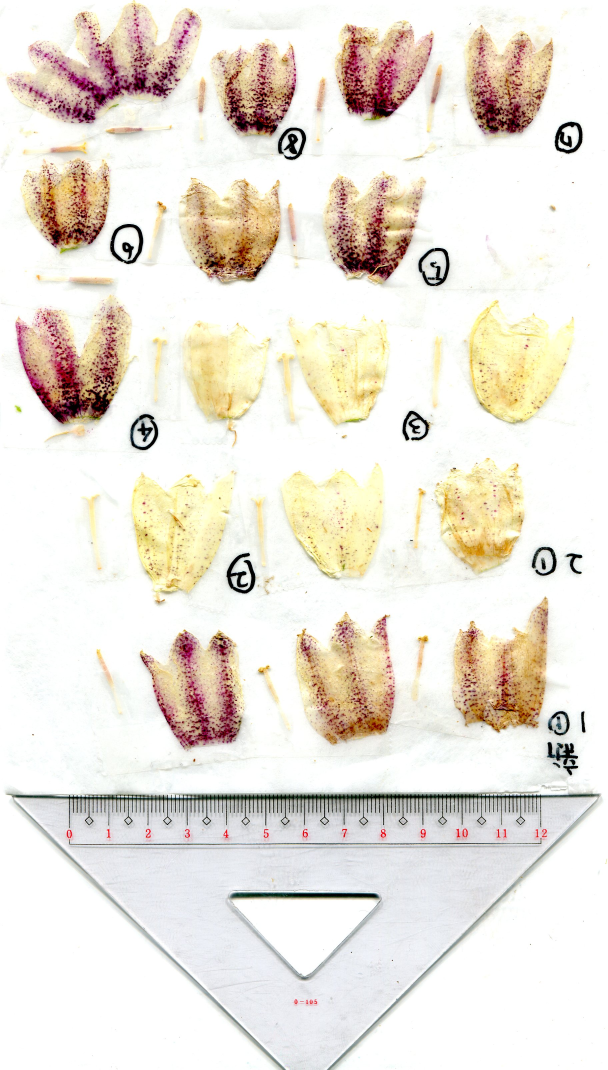
#> input picture shimahotarubukuro/niijima/niijima1~2.jpg, 1824 x 3209 px (shown at 1/3 size)
$ python -i register_iphone_masks.py   (imports and definitions only)
#> lines starting #> are read from the running program, lines starting #| are printed output that depends on the picture; after the words box and inside, x2 and y2 are one past the last pixel; in counts of white or black regions, pixels touching at a corner belong together
### src/shimaflora/measurement/remeasure_medial.py
#!/usr/bin/env python3
"""Re-measure corolla length/width/area straight from the reviewed corolla ROI.

Motivation
----------
The existing flat-trait orientation rotates the silhouette's longest (PCA) axis
to vertical and calls that "length". For opened, flattened corollas the longest
silhouette dimension is the lobe-to-lobe spread, so length and width come out
swapped. Per-flower symmetry/axis searches, in turn, are fragile on torn or
asymmetric silhouettes.

This module measures directly from the accepted corolla mask (the ROI). It fits
the minimum-area oriented bounding box to the mask and reads:
- corolla length  : the box side nearer vertical (specimens are mounted tube-up)
- corolla width   : the other box side
- corolla area    : filled mask area

The result depends only on the ROI shape, so it is stable and reproducible. The
ROI itself is repaired first when an outline was left hollow or open (see
``_solid_roi``); such reconstructions are flagged in the QC column.

Half-folded (2.5-lobe) vs fully-open (5-lobe) is taken from a reviewed
ground-truth table, not auto-detected. To compare both on one basis, folded
individuals also get full-flower-equivalent columns (width x2, area x2).
"""
from __future__ import annotations

import argparse
import csv
import math
from pathlib import Path

import cv2
import numpy as np

import measure_guides as base
import shimask_input
from run_all_shimask_confirmed import find_raw, IMAGE_SUFFIXES

MM_PX = float(base.MM_PX)

# Reviewed fold ground truth. "ALL" = every corolla on the sheet is fully open.
FULL_OPEN: dict[str, object] = {
    "kozu1": "ALL",
    "kozu2": "ALL",
    "shikine1": {1, 4, 5, 6},
    "toshima6-8": {3},
    "toshima3-6": {5},
    "niijiama1-2": {17},  # wide, clearly five-lobed open corolla
}

# Corollas whose hand-drawn mask encloses non-petal background (paper) that the
# nectar-guide/tissue distribution shows is not part of the flower; the ROI is
# trimmed to the petal tissue for these. Only used where the over-inclusion is a
# contiguous edge region - a blanket trim would wrongly eat the paper in the lobe
# gaps of legitimately splayed open corollas. Keyed by (sheet, id).
TRIM_TO_PETAL: set[tuple[str, str]] = {
    ("niijiama1-2", "17"),  # mask extends into the bottom-right paper (no guides there)
}


# [7 lines left out: function is_full_open, not called in this run]


# Hand-set orientation (degrees) for corollas whose minAreaRect box is judged wrong
# on review; keyed by (sheet, id). Empty by default - the ROI box handles every
# corolla (e.g. kozu2 C3's diagonal falls straight out of the box), so overrides are
# only added if a specific specimen needs one.
MANUAL_AXIS: dict[tuple[str, str], float] = {}


# [4 lines left out: function crop_to_mask, not called in this run]


GUIDE_MIN_PX = 150  # below this a corolla has no detectable purple nectar guide


# [39 lines left out: functions guide_pixels, crop_to_petal, not called in this run]


def _fill_holes(mask_u8: np.ndarray) -> np.ndarray:
    """Fill interior holes of a binary mask by flood-filling the background."""
    padded = cv2.copyMakeBorder(mask_u8, 1, 1, 1, 1, cv2.BORDER_CONSTANT, value=0)
    flood = padded.copy()
    cv2.floodFill(flood, np.zeros((padded.shape[0] + 2, padded.shape[1] + 2), np.uint8), (0, 0), 1)
    filled = padded | (1 - flood)
    return filled[1:-1, 1:-1].astype(np.uint8)


# [151 lines left out: functions _solid_roi, _upright_top_mid, medial_axis, not called in this run]


LENGTH_MERGE_MM = 55.0  # a single corolla never reaches this; longer => two merged


# [128 lines left out: functions split_merged_pair, measure_sheet, main, not called in this run]


# [2 lines that do not run on import are left out]

### src/shimaflora/measurement/register_iphone_masks.py
#!/usr/bin/env python3
"""Register iPhone-extracted corolla masks onto the reviewed scan corollas.

The masks in ``mask/<sheet>/*.{heic,jpg}`` are clean per-corolla silhouettes lifted
on an iPhone, but they carry no scan position, scale, or corolla id. This registers
each one to a reviewed hand-mask corolla by an IoU-optimal similarity transform
(rotation + scale + translation, with flips), transferring the ruler-calibrated
scan scale to the clean iPhone shape. The iPhone silhouette then supplies the ROI
for measurement - filling hollow hand masks and refining boundaries - while the
scale stays anchored to the scan.

Outputs results_shimask_all/iphone_traits.csv and a validation montage.
"""
from __future__ import annotations

import csv
import math
from pathlib import Path

import cv2
import numpy as np
from PIL import Image
import pillow_heif

import measure_guides as base
import shimask_input
import remeasure_medial as rm
from run_all_shimask_confirmed import find_raw

# [1 line not run here, left out]
MM = float(base.MM_PX)
MASK_ROOT = Path("mask")


def zip_dir(sheet: str) -> str:
    return sheet.replace("niijiama", "niijima")  # zip folders drop the 'a'


def load_silhouette(path: Path) -> np.ndarray:
    im = np.array(Image.open(path))
#> im is the input picture: shape (3209, 1824, 3); mean R, G, B 235.9, 229.5, 219.9
    if im.ndim == 3 and im.shape[2] == 4:
        m = (im[:, :, 3] > 40).astype(np.uint8)           # alpha = subject
    else:
        g = cv2.cvtColor(im[:, :, :3], cv2.COLOR_RGB2GRAY)
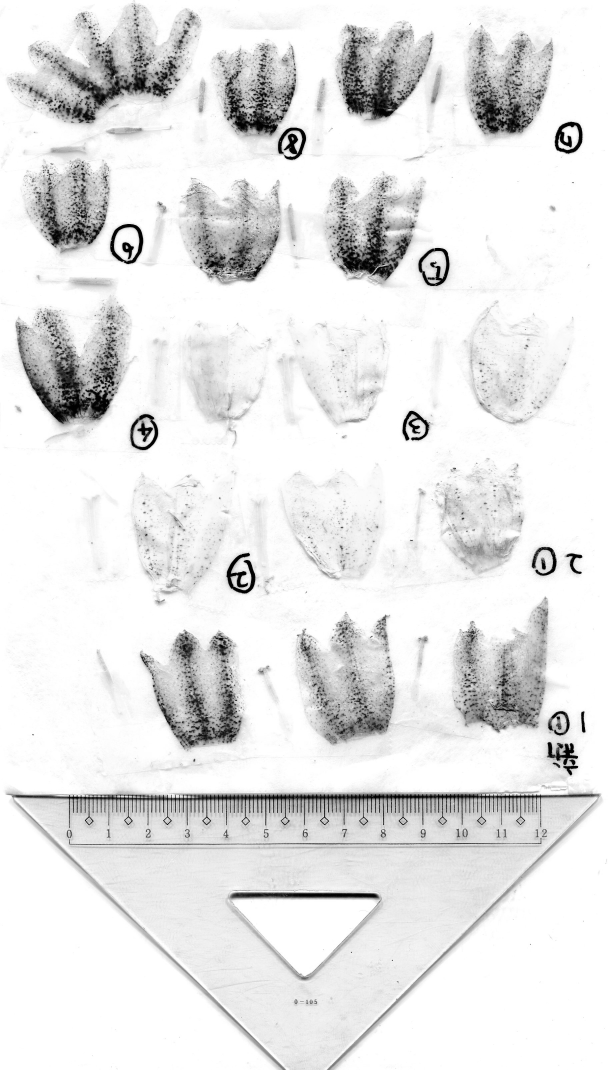
#> g: shape (3209, 1824) (shown at 1/3 size); min 0, max 255, mean 230.3
        m = (g < 235).astype(np.uint8)                    # non-white = subject
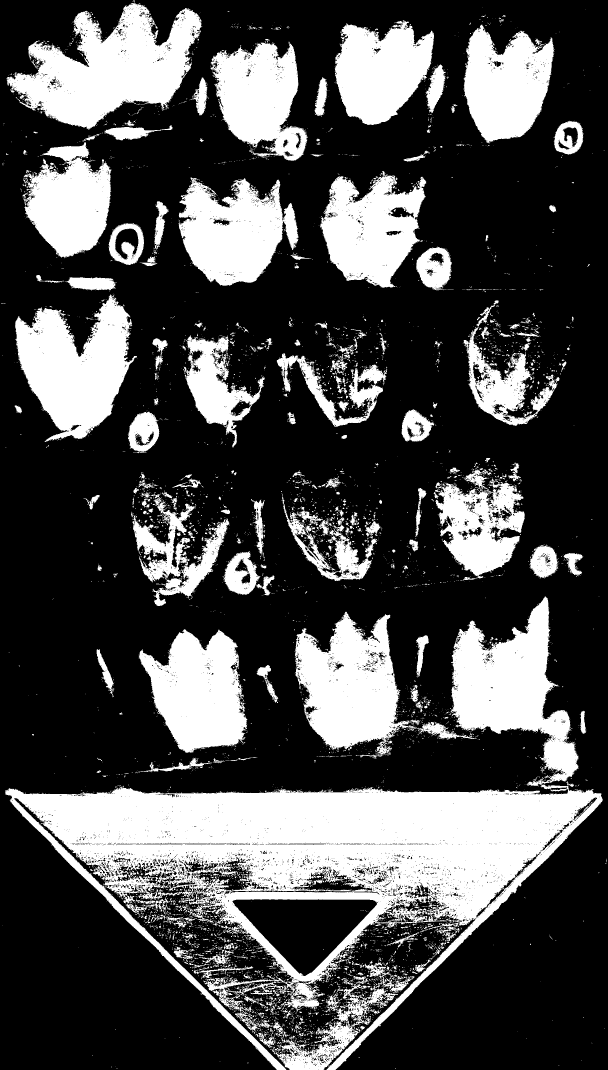
#> m: shape (3209, 1824) (shown at 1/3 size); values 0 (black) and 1 (white), 29.9% white; 6873 white regions (6159 under 20 px), largest, box (x1, y1, x2, y2) and area: (15, 1789, 1808, 3209) 614173, (20, 7, 604, 389) 116428, (884, 1835, 1431, 2263) 92653
    m = cv2.morphologyEx(m, cv2.MORPH_OPEN, np.ones((3, 3), np.uint8))
#> m: shape (3209, 1824); values 0 (black) and 1 (white), 28.4% white; 1824 white regions (986 under 20 px), largest, box (x1, y1, x2, y2) and area: (15, 2363, 1808, 3209) 475341, (20, 10, 604, 386) 113570, (1352, 1790, 1735, 2348) 96487
    m = rm._fill_holes(m)
#> in _fill_holes, `padded = cv2.copyMakeBorder(mask_u8, 1, 1, 1, 1, cv2.BORDER_CONSTANT, ..`: padded: shape (3211, 1826); values 0 (black) and 1 (white), 28.4% white; 1824 white regions (986 under 20 px), largest, box (x1, y1, x2, y2) and area: (16, 2364, 1809, 3210) 475341, (21, 11, 605, 387) 113570, (1353, 1791, 1736, 2349) 96487
#> in _fill_holes, `cv2.floodFill(flood, np.zeros((padded.shape[0] + 2, padded.shape[1] + ..`:
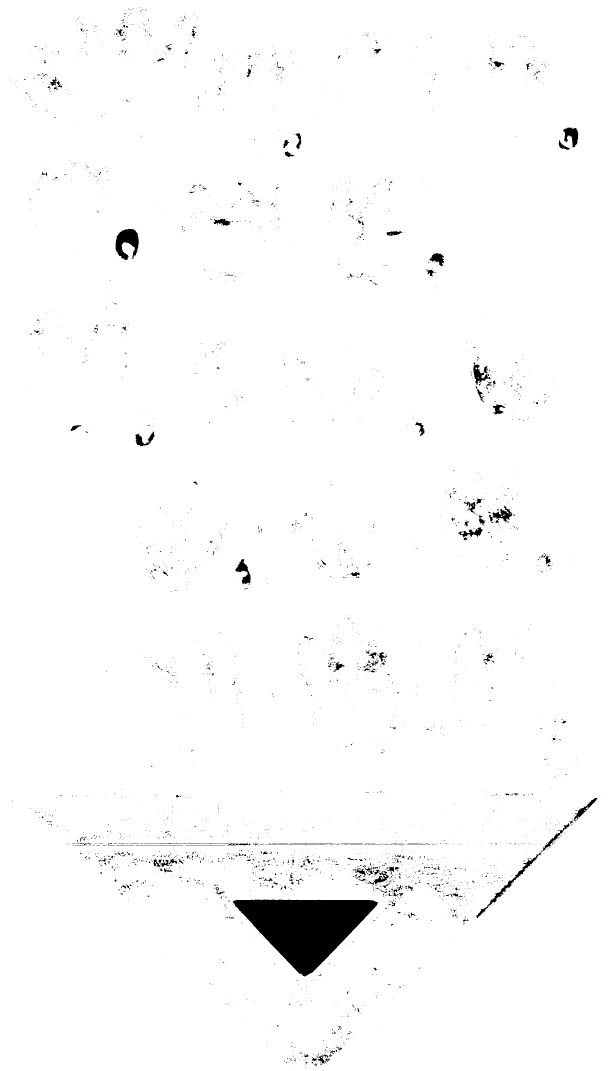
#> flood: shape (3211, 1826) (shown at 1/3 size); values 0 (black) and 1 (white), 98.3% white; 3301 black regions (3038 under 20 px), largest, box (x1, y1, x2, y2) and area: (698, 2699, 1136, 2929) 54666, (346, 686, 416, 780) 3896, (1429, 2558, 1624, 2754) 2291
#> in _fill_holes, `filled = padded | (1 - flood)`:
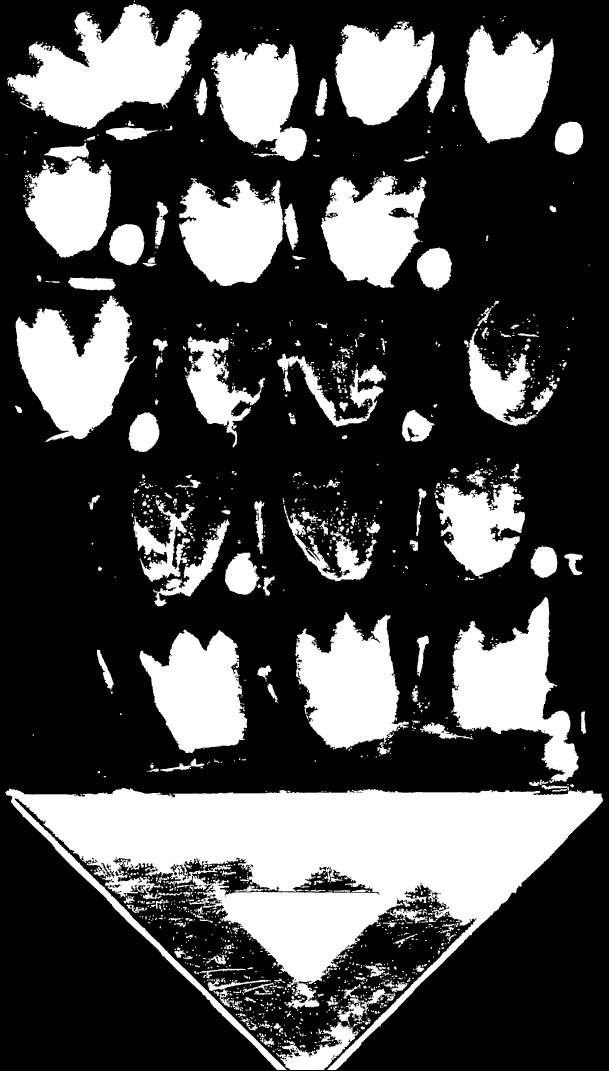
#> filled: shape (3211, 1826) (shown at 1/3 size); values 0 (black) and 1 (white), 30.1% white; 1798 white regions (967 under 20 px), largest, box (x1, y1, x2, y2) and area: (16, 2364, 1809, 3210) 547088, (21, 11, 605, 387) 115491, (1353, 1791, 1736, 2349) 97177
#> in _fill_holes, `return filled[1:-1, 1:-1].astype(np.uint8)`: returned value: shape (3209, 1824); values 0 (black) and 1 (white), 30.2% white; 1798 white regions (967 under 20 px), largest, box (x1, y1, x2, y2) and area: (15, 2363, 1808, 3209) 547088, (20, 10, 604, 386) 115491, (1352, 1790, 1735, 2348) 97177
    count, labels, stats, _ = cv2.connectedComponentsWithStats(m, 8)
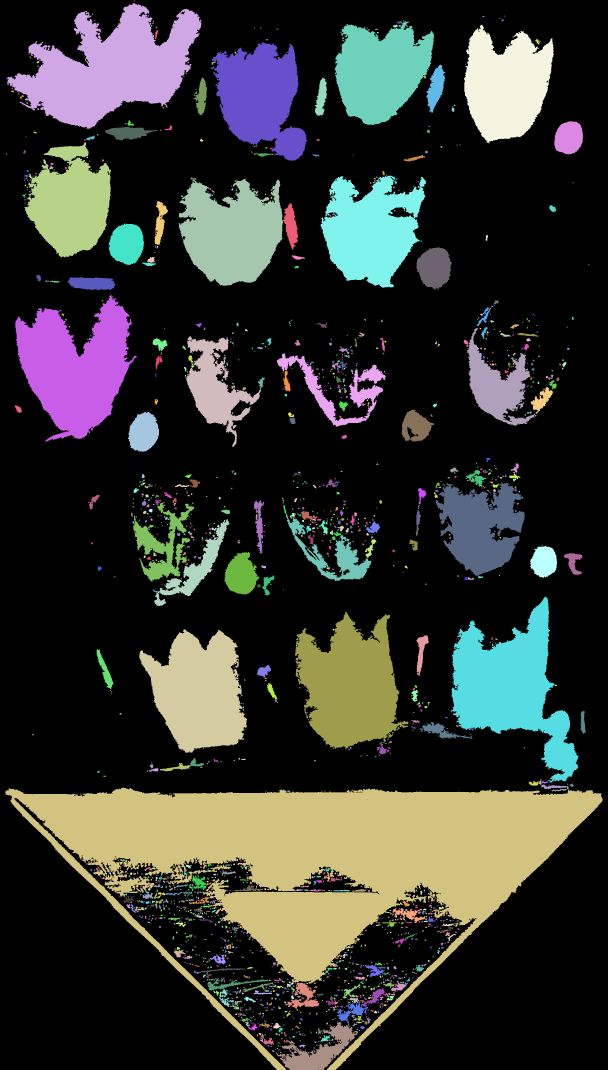
#> labels: shape (3209, 1824) int32 (shown at 1/3 size); 1799 distinct labels, from 0 to 1798; one colour per label, 0 black
#> count = 1799; stats = 1799 rows, first 6: [0, 0, 1824, 3209, 4088174], [401, 1, 3, 4, 12], [20, 10, 584, 376, 115491], [256, 33, 6, 4, 21], [258, 37, 10, 6, 36], [276, 41, 3, 3, 9]
    if count > 1:
        m = (labels == 1 + int(np.argmax(stats[1:, cv2.CC_STAT_AREA]))).astype(np.uint8)
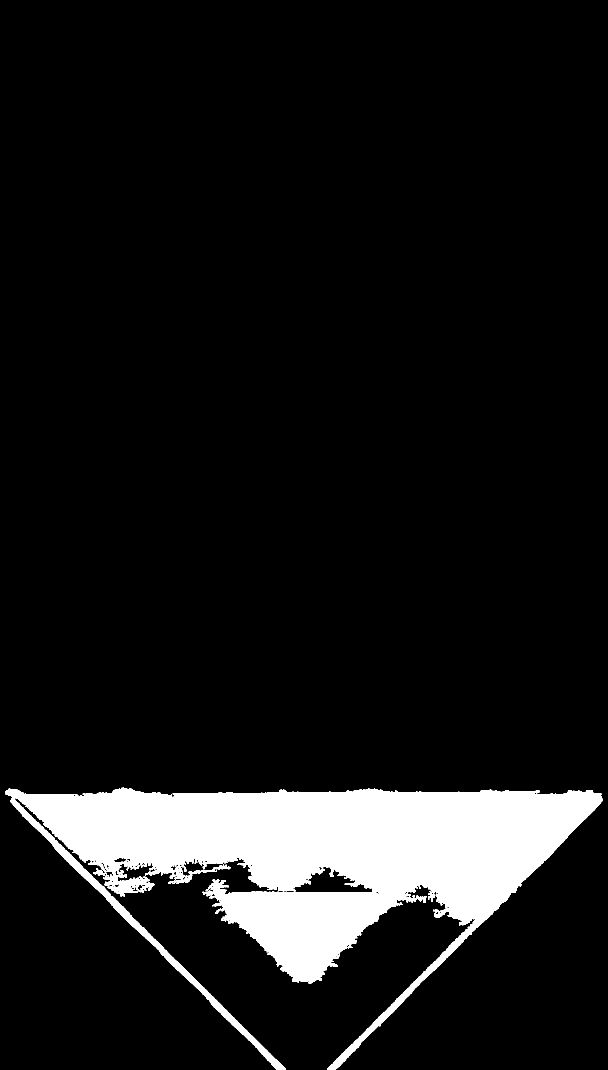
#> m: shape (3209, 1824) (shown at 1/3 size); values 0 (black) and 1 (white), 9.3% white; 1 white region, box (x1, y1, x2, y2) and area: (15, 2363, 1808, 3209) 547088
    ys, xs = np.where(m)
    return m[ys.min():ys.max() + 1, xs.min():xs.max() + 1]
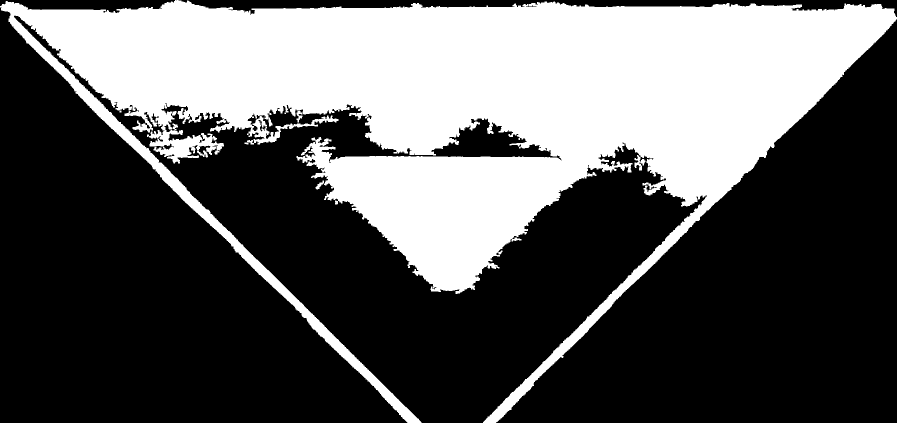
#> returned value: shape (846, 1793) (shown at 1/2 size); values 0 (black) and 1 (white), 36.1% white; 1 white region, box (x1, y1, x2, y2) and area: (0, 0, 1793, 846) 547088


# [138 lines left out: functions upright, _iou, register, side_lengths, load_hand_traits, process_sheet and 1 more, not called in this run]


# [2 lines not run here, left out]

>>> result = load_silhouette('../../../shimahotarubukuro/niijima/niijima1~2.jpg')
